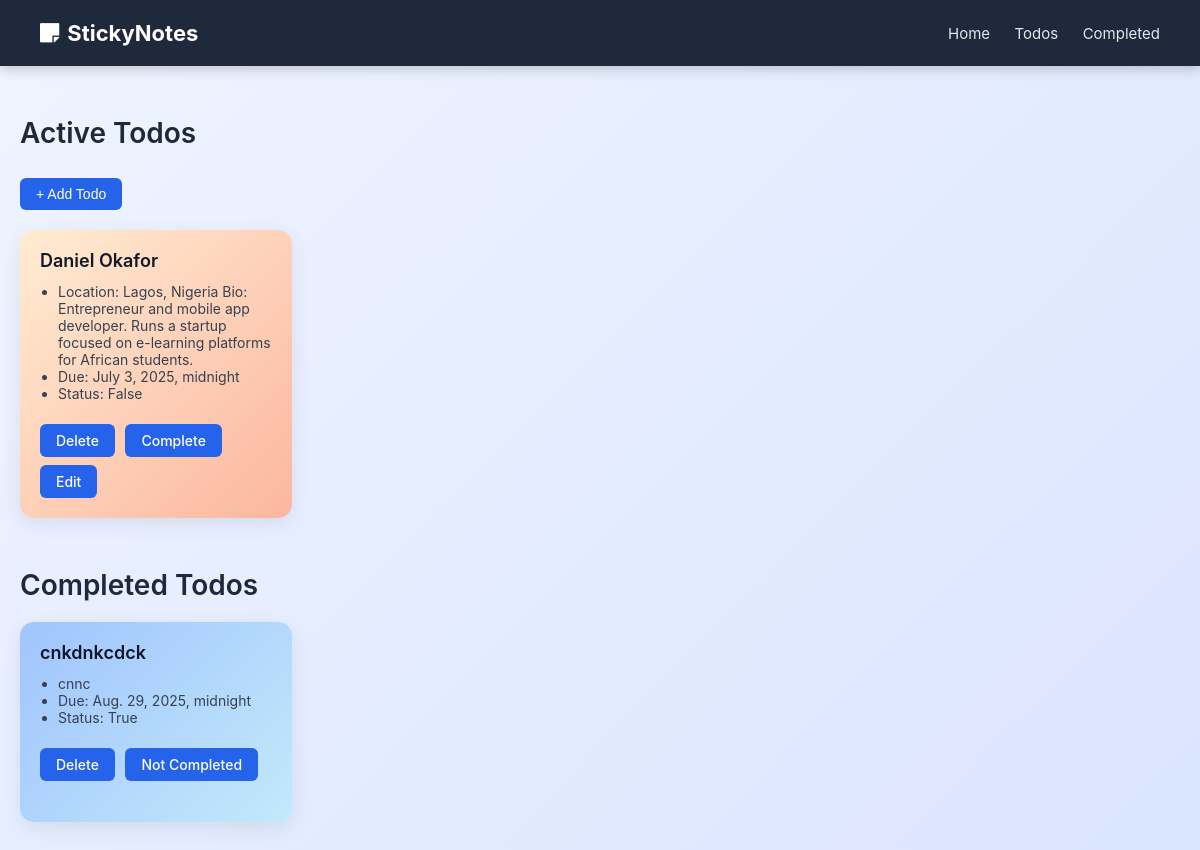
/index/ (signed in), run on an earlier commit of the app's database.
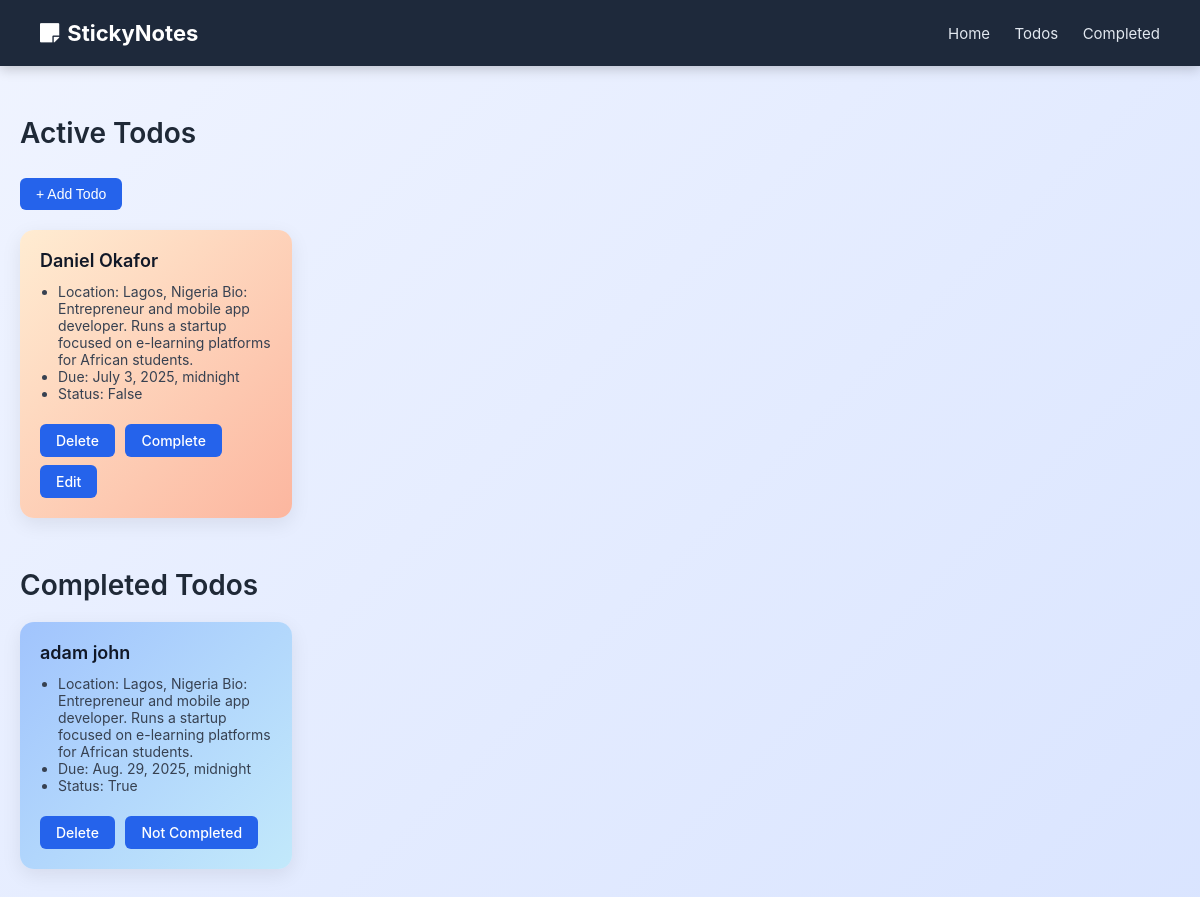
And on a later commit of the database.
### todo/models.py (models this page shows, shortened)
class Todo(models.Model):
    title = models.CharField(max_length=512)
    description = models.TextField()
    index = models.IntegerField(default=0)
    due_date = models.DateTimeField(null=True, blank=True)
    created_at = models.DateTimeField(auto_now_add=True)
    completed = models.BooleanField(default=False)

### todo/views.py (the view)
# urls.py: path('index/', views.index, name='index'),
def index(request):
    if not request.user.is_authenticated:
        return redirect('login')
    todos = Todo.objects.filter(completed=False).order_by('index')
    completed_todos = Todo.objects.filter(completed=True).order_by('index')
    form = TodoForm()
    return render(request, 'index.html', {
        'todos': todos,
        'completed_todos': completed_todos,
        'form': form
    })

### templates/index.html (shortened to what this page needs)
{% load static %}
<!DOCTYPE html>
<html lang="en">
<head>
  <link rel="stylesheet" href="https://cdnjs.cloudflare.com/ajax/libs/font-awesome/5.15.3/css/all.min.css"/>
</head>
<body>
  <header>
    <div class="logo">
      <i class="fas fa-sticky-note"></i> StickyNotes
    </div>
    <nav>
      <a href="#">Home</a>
      <a href="#todos">Todos</a>
      <a href="#completed">Completed</a>
    </nav>
  </header>
  <main class="main-content">
    <section id="todos">
      <h1>Active Todos</h1>
      <div style="margin-bottom: 20px;">
        <button class="btn" id="openModalBtn" type="button">+ Add Todo</button>
      </div>
      <div class="sticky-notes">
        {% for todo in todos %}
        <div class="note orange">
          <h3>{{ todo.title }}</h3>
          <ul>
            <li>{{ todo.description }}</li>
            <li>Due: {{ todo.due_date }}</li>
            <li>Status: {{ todo.completed }}</li>
          </ul>
          <a class="btn" href="{% url 'delete_todo' todo.id %}">Delete</a>
          <a class="btn" href="{% url 'complete_todo' todo.id %}">Complete</a>
          <a class="btn" href="{% url 'edit_todo' todo.id %}">Edit</a>
        </div>
        {% endfor %}
      </div>
    </section>
    <section id="completed">
      <h1>Completed Todos</h1>
      <div class="sticky-notes">
        {% for todo in completed_todos %}
        <div class="note blue">
          <h3>{{ todo.title }}</h3>
          <ul>
            <li>{{ todo.description }}</li>
            <li>Due: {{ todo.due_date }}</li>
            <li>Status: {{ todo.completed }}</li>
          </ul>
          <a class="btn" href="{% url 'delete_todo' todo.id %}">Delete</a>
          <a class="btn" href="{% url 'complete_todo' todo.id %}">Not Completed</a>
        </div>
        {% endfor %}
      </div>
    </section>
  </main>
</body>
</html>

What changed in the data, as far as the page shows it:
changed Todo "True": title "cnkdnkcdck" → "adam john"; description "cnnc" → "Location: Lagos, Nigeria Bio: Entrepreneur and mobile app developer. Runs a startup focused on e-learning platforms for African students."
